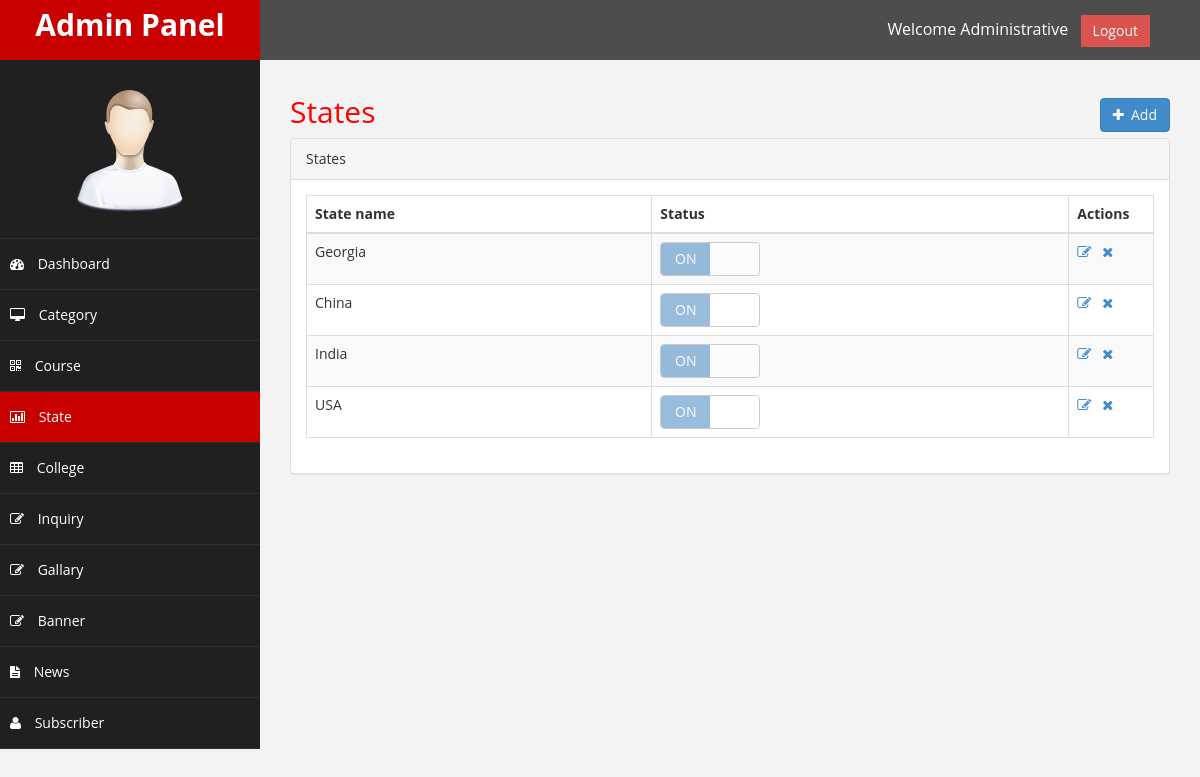
/wellness_admin/state.php (signed in), run on the app's committed database.
### tables this page shows
CREATE TABLE IF NOT EXISTS `state` (
  `id` int(11) NOT NULL AUTO_INCREMENT,
  `name` varchar(255) NOT NULL,
  `is_active` enum('0','1') NOT NULL DEFAULT '1',
  PRIMARY KEY (`id`)
);

### api/wellness.php (called while the page is built, shortened)
<?php
class wellness
{
	var $con;
	function __construct()
	{
		$this->con = new mysqli('localhost','root','harami','wellness_consultancy');
	}
	function select($table)
	{
		$sql = 'select * from '.$table;
		$ref = $this->con->query($sql) or die('Error:'.$this->con->error."<br>".$sql);
		$data = mysqli_fetch_all($ref,MYSQLI_ASSOC);
		return $data;
	}
}

### wellness_admin/state.php (the view, shortened to what this page needs)
<?php
	require_once '../api/wellness.php';
	$obj = new wellness();
	$state_data = $obj->select("state");
?>
<!DOCTYPE html>
<html xmlns="http://www.w3.org/1999/xhtml">
<head>
    <link href="assets/css/bootstrap.css" rel="stylesheet" />
	<link href="../assets/css/bootstrap-switch.min.css" rel="stylesheet" />
    <link href="assets/css/font-awesome.css" rel="stylesheet" />
    <link href="assets/css/custom.css" rel="stylesheet" />
	<link href="assets/js/dataTables/dataTables.bootstrap.css" rel="stylesheet" />
	<link href="assets/css/sweetalert.css" rel="stylesheet" />
</head>
<body>
    <div id="wrapper">
		<?php require_once "./header.php"; ?>
		<?php require_once "./right_menu.php"; ?>
        <div id="page-wrapper">
			<div class="row">
				<div class="col-md-12">
					<h2>
						States
						<div class="pull-right">
							<button class="btn btn-icon btn-primary" data-toggle="modal" data-target="#myModal">
								<i class="fa fa-plus"></i>
								&nbsp;Add
							</button>
						</div>
					</h2>
				</div>
			</div>
			<div class="row">
				<div class="col-md-12">
                    <div class="panel panel-default">
                        <div class="panel-heading">
                             States
                        </div>
                        <div class="panel-body">
                            <div class="table-responsive">
								<?php
									if(count($state_data) <= 0)
									{
										?>
										<div class="alert alert-info text-center">
											No state available.
										</div>
										<?php
									}
									else
									{
										?>
										<table class="table table-striped table-bordered table-hover" id="dataTables-example">
											<thead>
												<tr>
													<th>State name</th>
													<th>Status</th>
													<th style="width:10%;">Actions</th>
												</tr>
											</thead>
											<tbody>
												<?php
													foreach($state_data as $record)
													{
														?>
														<tr class="record">
															<td class="state_name"><?php echo $record['name'] ?></td>
															<td class="state_status" data-value="<?php echo ($record['is_active'])?'true':'false'; ?>"><input type="checkbox" readonly class="status" <?php echo ($record['is_active'])?'checked':''; ?>> </td>
															<td class="center">
																<a href="javascript:void(0);" class="edit_state" data-id="<?php echo $record['id'] ?>" data-toggle="modal" data-target="#editModal">
																	<i class="fa fa-edit"></i>
																</a> &nbsp;
																<a href="javascript:void(0);" class="delete_state" data-id="<?php echo $record['id'] ?>">
																	<i class="fa fa-times"></i>
																</a>
															</td>
														</tr>
														<?php
													}
												?>
											</tbody>
										</table>
										<?php
									}
								?>
                            </div>
                        </div>
                    </div>
                </div>
			</div>
		</div>
	</div>
</body>
</html>

### wellness_admin/assets/css/custom.css (style rules this page uses)
body { font-family: 'Open Sans', sans-serif; background-color:#F3F3F3; }
#wrapper { width: 100%; background:#202020; }
#page-wrapper { padding: 15px 15px; min-height: 600px; background:#F3F3F3; }
h2 { color: #f00; }
@media (min-width:768px) { #page-wrapper { margin: 0 0 0 260px; padding: 15px 30px; // min-height: 1200px; } }

### data on the page
state: name "Georgia"
state: name "China"
state: name "India"
state: name "USA"

### other printed values
$_SESSION['admin']['admin_name'] "Administrative"
